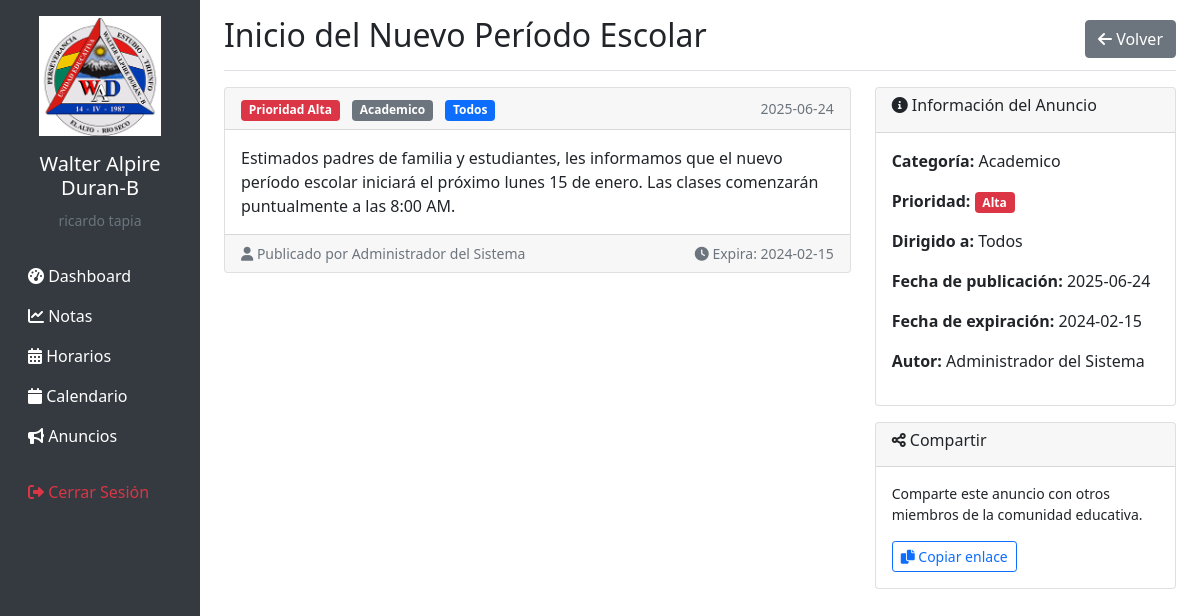
Screenshot of /announcements/view/1 (signed in) with the database file from the repository.
### tables this page shows
CREATE TABLE announcements (
            id INTEGER PRIMARY KEY AUTOINCREMENT,
            title TEXT NOT NULL,
            content TEXT NOT NULL,
            category TEXT,
            priority TEXT NOT NULL CHECK (priority IN ('alta', 'media', 'baja')),
            target_audience TEXT NOT NULL CHECK (target_audience IN ('todos', 'estudiantes', 'profesores', 'padres')),
            author_id INTEGER NOT NULL,
            expires_at DATE,
            created_at TIMESTAMP DEFAULT CURRENT_TIMESTAMP,
            FOREIGN KEY (author_id) REFERENCES users (id)
        );

CREATE TABLE users (
            id INTEGER PRIMARY KEY AUTOINCREMENT,
            username TEXT UNIQUE NOT NULL,
            password TEXT NOT NULL,
            role TEXT NOT NULL CHECK (role IN ('director', 'profesor', 'padre')),
            full_name TEXT NOT NULL,
            email TEXT,
            created_at TIMESTAMP DEFAULT CURRENT_TIMESTAMP
        );

### app.py (the view)
@app.route('/announcements/view/<int:id>')
@login_required
def view_announcement(id):
    conn = get_db_connection()
    announcement = conn.execute('''
        SELECT a.*, u.full_name as author_name
        FROM announcements a
        JOIN users u ON a.author_id = u.id
        WHERE a.id = ?
    ''', (id,)).fetchone()
    conn.close()
    if not announcement:
        flash('Anuncio no encontrado.', 'error')
        return redirect(url_for('list_announcements'))
    return render_template('announcements/view.html', announcement=announcement)

### app.py (called while the page is built)
def get_db_connection():
    conn = sqlite3.connect(DATABASE)
    conn.row_factory = sqlite3.Row
    return conn

def login_required(f):
    @wraps(f)
    def decorated_function(*args, **kwargs):
        if 'user_id' not in session:
            return redirect(url_for('login'))
        return f(*args, **kwargs)
    return decorated_function

### templates/announcements/view.html (shortened to what this page needs)
{% extends "base.html" %}
{% block content %}
<div class="d-flex justify-content-between flex-wrap flex-md-nowrap align-items-center pt-3 pb-2 mb-3 border-bottom">
    <h1 class="h2">{{ announcement.title }}</h1>
    <div class="btn-toolbar mb-2 mb-md-0">
        <a href="{{ url_for('list_announcements') }}" class="btn btn-secondary">
            <i class="fas fa-arrow-left"></i> Volver
        </a>
    </div>
</div>
<div class="row">
    <div class="col-md-8">
        <div class="card">
            <div class="card-header d-flex justify-content-between align-items-center">
                <div>
                    <span class="badge bg-{{ 'danger' if announcement.priority == 'alta' else 'warning' if announcement.priority == 'media' else 'info' }}">
                        Prioridad {{ announcement.priority.title() }}
                    </span>
                    {% if announcement.category %}
                    <span class="badge bg-secondary ms-2">{{ announcement.category.title() }}</span>
                    {% endif %}
                    <span class="badge bg-primary ms-2">{{ announcement.target_audience.title() }}</span>
                </div>
                <small class="text-muted">{{ announcement.created_at.split(' ')[0] }}</small>
            </div>
            <div class="card-body">
                <div class="announcement-content">
                    {{ announcement.content|replace('\n', '<br>')|safe }}
                </div>
            </div>
            <div class="card-footer">
                <div class="d-flex justify-content-between align-items-center">
                    <small class="text-muted">
                        <i class="fas fa-user"></i> Publicado por {{ announcement.author_name }}
                    </small>
                    {% if announcement.expires_at %}
                    <small class="text-muted">
                        <i class="fas fa-clock"></i> Expira: {{ announcement.expires_at }}
                    </small>
                    {% endif %}
                </div>
            </div>
        </div>
    </div>
    <div class="col-md-4">
        <div class="card">
            <div class="card-header">
                <h6><i class="fas fa-info-circle"></i> Información del Anuncio</h6>
            </div>
            <div class="card-body">
                <p><strong>Categoría:</strong> {{ announcement.category.title() if announcement.category else 'General' }}</p>
                <p><strong>Prioridad:</strong>
                    <span class="badge bg-{{ 'danger' if announcement.priority == 'alta' else 'warning' if announcement.priority == 'media' else 'info' }}">
                        {{ announcement.priority.title() }}
                    </span>
                </p>
                <p><strong>Dirigido a:</strong> {{ announcement.target_audience.title() }}</p>
                <p><strong>Fecha de publicación:</strong> {{ announcement.created_at.split(' ')[0] }}</p>
                {% if announcement.expires_at %}
                <p><strong>Fecha de expiración:</strong> {{ announcement.expires_at }}</p>
                {% endif %}
                <p><strong>Autor:</strong> {{ announcement.author_name }}</p>
            </div>
        </div>
        <div class="card mt-3">
            <div class="card-header">
                <h6><i class="fas fa-share-alt"></i> Compartir</h6>
            </div>
            <div class="card-body">
                <p class="small">Comparte este anuncio con otros miembros de la comunidad educativa.</p>
                <button class="btn btn-sm btn-outline-primary" onclick="copyToClipboard()">
                    <i class="fas fa-copy"></i> Copiar enlace
                </button>
            </div>
        </div>
    </div>
</div>
{% endblock %}

### rows the page displays
announcements: title "Inicio del Nuevo Período Escolar", priority "Alta", category "Academico", target_audience "Todos", created_at "2025-06-24", content "Estimados padres de familia y estudiantes, les informamos que el nuevo período escolar iniciará el próximo lunes 15 de enero. Las clases comenzarán puntualmente a las 8:00 AM.", expires_at "2024-02-15"
users: author_name "Administrador del Sistema"

### other values shown
{{ session.full_name }} "ricardo tapia"
